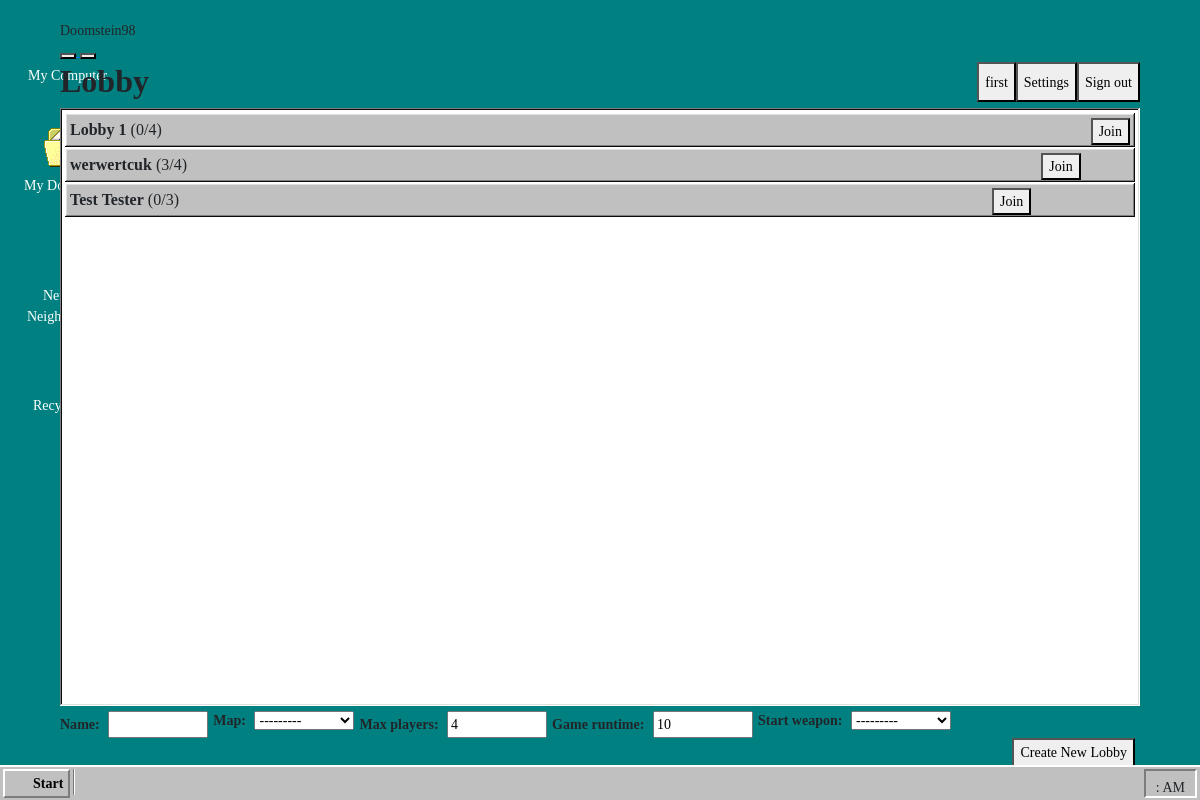
Before: /menu/ (signed in) with the older database file.
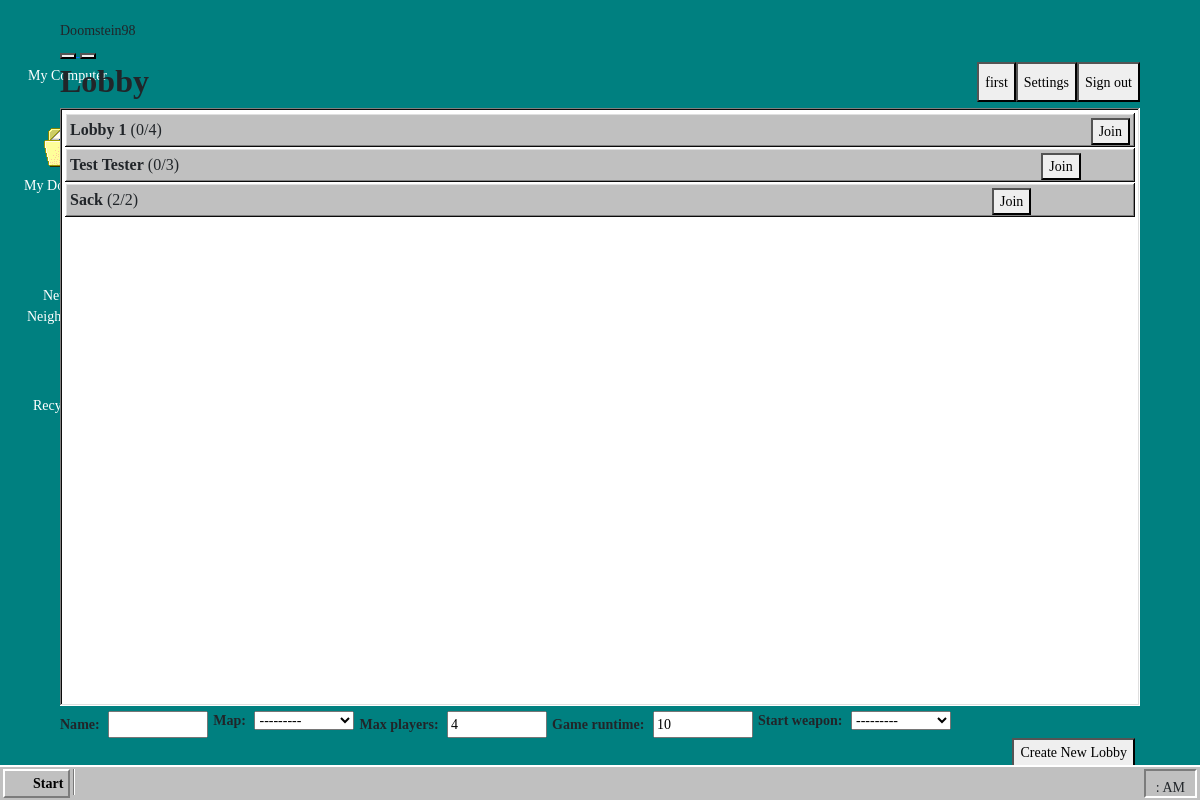
After: the same page with the newer database file.
### lobby/models.py (models this page shows, shortened)
class Lobby(models.Model):
    name            = models.CharField                  (max_length=50, unique=True)
    map             = models.ForeignKey                 (Map, on_delete=models.CASCADE)
    mode            = models.PositiveSmallIntegerField  (default=0)
    max_players     = models.PositiveSmallIntegerField  (default=4, validators=[validator.MinValueValidator(2,"To play reasonably, you should play at least with two player"), validator.MaxValueValidator(MAX_PLAYERS, "The Server can not handle more players")])
    current_players = models.PositiveSmallIntegerField  (default=0, validators=[validator.MaxValueValidator(max_players)])
    game_runtime    = models.PositiveSmallIntegerField  (default=10,validators=[validator.MinValueValidator(2), validator.MaxValueValidator(60)])
    start_weapon    = models.ForeignKey                 (Weapon, on_delete=models.CASCADE) # Bit field - What weapons was chosen

### Mainmenu/views.py (the view)
# urls.py: path('menu/', views.menu, name="menu"),
@login_required(login_url='/accounts/login/')
def menu(request):
    lobbies = Lobby.objects.all()
    context = {'lobbies': lobbies}
    if request.method == "POST":
        form = LobbyForm(request.POST)
        if form.is_valid():
            user = form.save()
            messages.add_message(request, messages.SUCCESS,
                                 'Lobby created.')
            return redirect(reverse("menu"))
        else:
            context['lobby_form'] = form
            messages.add_message(request, messages.ERROR,
                                 'Lobby was not created.')
    else:
        form = LobbyForm(request)
        context['lobby_form'] = form
    return render(request, "menu.html",
                  {'form': LobbyForm, 'lobbies': Lobby.objects.all()})

### lobby/models.py (called while the page is built)
    def __str__(self) -> str:
        return self.name

    def __str__(self) -> str:
        return self.name

### Mainmenu/templates/menu.html (shortened to what this page needs)
{% extends 'base.html' %}
{% block content %}
{% load static %}
<link rel="stylesheet" type="text/css" href="{% static 'menu/css/menu.css' %}">
    <h2 class="h2 lobby"><b>Lobby</b></h2>
    <a href="{% url 'logout' %}">
        <button class="button user">
        Sign out
        </button>
    </a>
    <button class="button user">
        Settings
    </button>
    <button class="button user">
        {{ user.user_name }}
    </button>
    <div class="div lobbybox">
        {% for lobby in lobbies %}
            <div class="div lobbyline">
                <p class="p lobbytext"><b>{{ lobby.name }}</b> ({{ lobby.current_players }}/{{ lobby.max_players }})</p>
                <a href="{% url 'game' lobby_name=lobby.name %}">
                    <button class="button lobby">
                        Join
                    </button>
                </a>
            </div>
        {% endfor %}
    </div>
    <form method="post">
        {% for field in form %}
            <div class="field-row-stacked register">
                {% if field.html_name == "name" %}
                <label class="label"><strong>{{ field.label_tag }}</strong></label>
                {% else %}
                <label><strong>{{ field.label_tag }}</strong></label>
                {% endif %}
                {{ field }}
            </div>
        {% endfor %}
        {% if messages %}
        {% for message in messages %}
                <span class="error">{{ message }}</span>
        {% endfor %}
        {% else %}
        <br>
        {% endif %}
        <section class="field-row">
            <button class="button createlobby">
                Create New Lobby
            </button>
        </section>
    </form>
{% endblock %}

Changed rows visible on the page:
removed Lobby: name "werwertcuk", current_players "3", max_players "4"
added Lobby: name "Sack", current_players "2", max_players "2"
